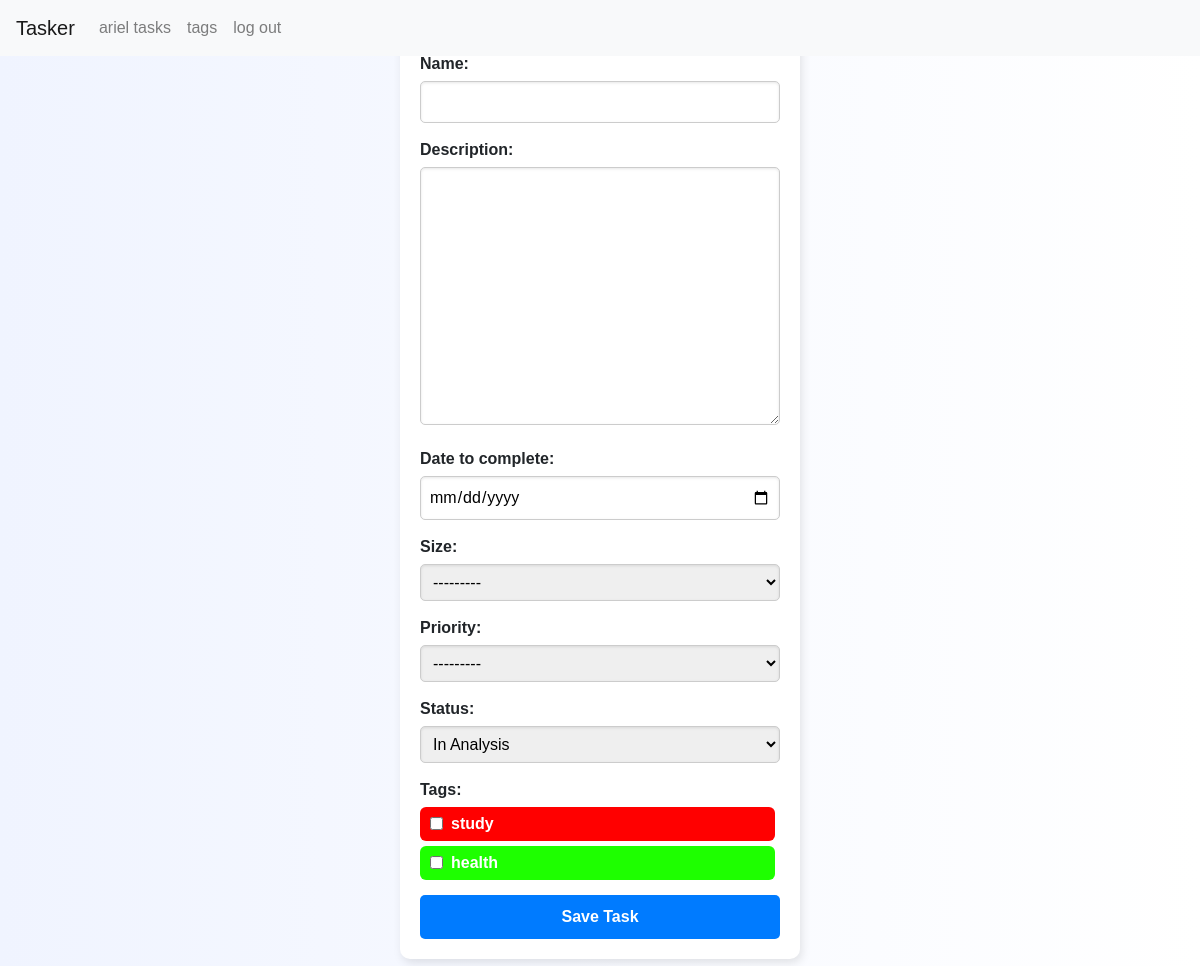
/tasks/create/ (signed in), run on the app's committed database.
### tasker/models.py (models this page shows, shortened)
class User(AbstractUser):
    pass

class Tag(models.Model):
    name = models.CharField(max_length=50, unique=True)
    color = models.CharField(max_length=7, default="#000000")  # Hex Color

### tasker/views.py (the view)
# urls.py: path("tasks/create/", views.create_task, name="create_task"),
@login_required
def create_task(request):
    if request.method == "POST":
        form = TaskForm(request.POST)
        if form.is_valid():
            task = form.save(commit=False)
            task.user = request.user
            task.save()
            form.save_m2m()  # Save ManyToMany relationships
            return redirect("task_list")
    else:
        form = TaskForm()
    return render(request, "tasker/create_task.html", {"form": form})

### tasker/forms.py (shortened to what this page needs)
class TaskForm(forms.ModelForm):
    date_to_complete = forms.DateField(
        widget=forms.DateInput(attrs={'type': 'date'})
    )
    tags = forms.ModelMultipleChoiceField(
        queryset=Tag.objects.all(),
        widget=forms.CheckboxSelectMultiple,
        required=False
    )
    class Meta:
        model = Task
        fields = ['name', 'description', 'date_to_complete', 'size', 'priority', 'status', 'tags']

### tasker/templates/tasker/create_task.html (shortened to what this page needs)
{% extends "tasker/layout.html" %}
{% block body %}
<div class="container-task-form create-task">
    <div class="task-form">
        <h2>Create a Task</h2>
        <form method="post">
            <div class="form-group">
                {{ form.name.label_tag }}
                {{ form.name }}
            </div>
            <div class="form-group">
                {{ form.description.label_tag }}
                {{ form.description }}
            </div>
            <div class="form-group">
                {{ form.date_to_complete.label_tag }}
                {{ form.date_to_complete }}
            </div>
            <div class="form-group">
                {{ form.size.label_tag }}
                {{ form.size }}
            </div>
            <div class="form-group">
                {{ form.priority.label_tag }}
                {{ form.priority }}
            </div>
            <div class="form-group">
                {{ form.status.label_tag }}
                {{ form.status }}
            </div>
            <div class="form-group">
                <label for="id_tags">Tags:</label>
                <div class="tag-container">
                    {% for tag in form.tags.field.queryset %}
                        <label class="tag-label" data-color="{{ tag.color }}" style="display: flex; align-items: center; gap: 8px; padding: 5px 10px; border-radius: 6px; margin-right: 5px; color: white;">
                            <input type="checkbox" name="tags" value="{{ tag.id }}" {% if tag in task.tags.all %}checked{% endif %} style="margin: 0; width: unset;">
                            <span>{{ tag.name }}</span>
                        </label>
                    {% endfor %}
                </div>
            </div>
            <button type="submit" class="btn btn-primary">Save Task</button>
        </form>
    </div>
</div>
{% endblock %}

### tasker/templates/tasker/layout.html (shortened to what this page needs)
{% load static %}
<!DOCTYPE html>
<html lang="en">
    <head>
        <link rel="stylesheet" href="https://stackpath.bootstrapcdn.com/bootstrap/4.4.1/css/bootstrap.min.css">
        <link href="{% static 'tasker/styles.css' %}" rel="stylesheet">
    </head>
    <body>
        <nav class="navbar navbar-expand-lg navbar-light bg-light">
            <a class="navbar-brand" href="#">Tasker</a>
            <div>
              <ul class="navbar-nav mr-auto">
                {% if user.is_authenticated %}
                    <li class="nav-item">
                        <a class="nav-link" href="{% url 'task_list' %}">{{ user.username }} tasks</a>
                    </li>
                    <li class="nav-item">
                        <a class="nav-link" href="{% url 'tag_list' %}">tags</a>
                    </li>
                    <li class="nav-item">
                        <a class="nav-link" href="{% url 'logout' %}">log out</a>
                    </li>
                {% endif %}
              </ul>
            </div>
          </nav>
        <div class="body">
            {% block body %}
            {% endblock %}
        </div>
    </body>
</html>

### tasker/static/tasker/styles.css (style rules this page uses)
body { font-family: 'Arial', sans-serif; background: linear-gradient(to right, #f0f4ff, #ffffff); }
.container-task-form { display: flex; justify-content: center; align-items: center; height: 100vh; margin-bottom: 100px; }
.create-task { margin-top: 10px; }
.task-form { width: 400px; background: #ffffff; padding: 20px; border-radius: 10px; box-shadow: 2px 4px 10px rgba(0, 0, 0, 0.1); }
h2 { text-align: center; margin-bottom: 20px; color: #333; }
.form-group { margin-bottom: 15px; }
.form-group label { font-weight: bold; display: block; margin-bottom: 5px; }
.form-group input, .form-group select, .form-group textarea { width: 100%; padding: 8px; border-radius: 5px; border: 1px solid #ccc; box-shadow: inset 0px 1px 3px rgba(0, 0, 0, 0.1); }
.btn { width: 100%; padding: 10px; font-size: 16px; font-weight: bold; border-radius: 5px; border: none; cursor: pointer; text-align: center; }
.btn-primary { background: #007bff; color: white; }

### data on the page
User: username "ariel"
Tag: name "study"
Tag: name "health"
